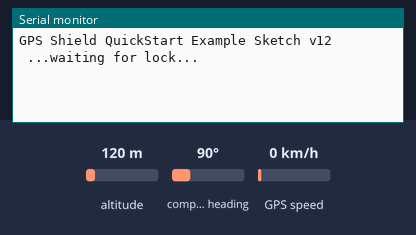
A sketch run on a simulated Arduino Uno, built with avr-gcc and run on an emulated ATmega328P. On the bench: the last lines printed to the serial monitor. Inputs (shaded band) come from the test bench; at power-on: altitude 120 m, compass heading 90°, GPS speed 0 km/h. The GPS gets a fix after 3 s at 37.7749, -122.4194 with 8 satellites.

Above: at 1.2 s.
1.3 s: altitude set to 20 m
At 3.9 s:
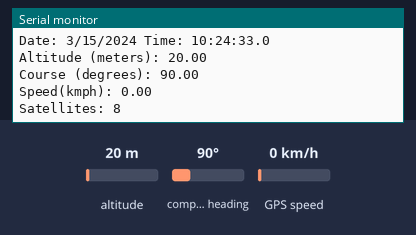
4.5 s: compass heading set to 7°
At 5.8 s:
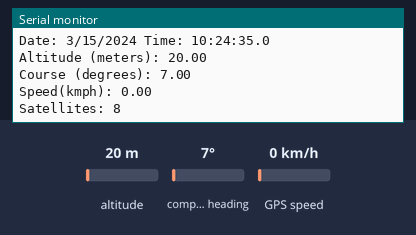
6.0 s: GPS speed set to 2 km/h
At 6.7 s:
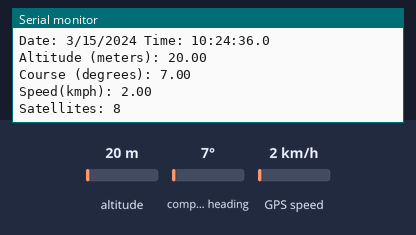
10.1 s: compass heading set to 180°
At 11.9 s:
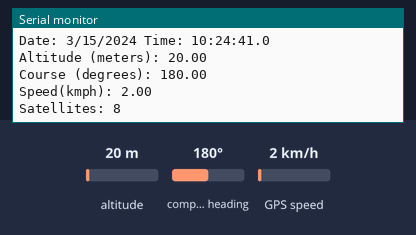
14.2 s: altitude set to 250 m
Timing chart, 0 to 17.2 s (numbered marks = the images above; inputs shaded):
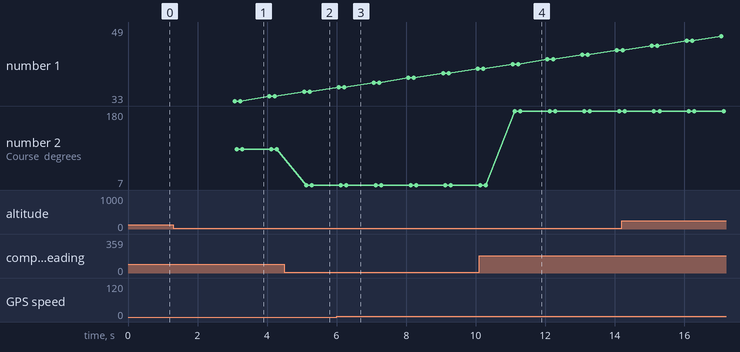

The sketch:

gps.ino
```cpp
#include <SoftwareSerial.h>
#include <TinyGPS.h>

TinyGPS gps;
SoftwareSerial serialgps(2,3);
int year;
byte month, day, hour, minute, second, hundredths;
unsigned long chars;
unsigned short sentences, failed_checksum;

void setup()
{

Serial.begin(9600);
serialgps.begin(9600);
Serial.println("");
Serial.println("GPS Shield QuickStart Example Sketch v12");
Serial.println(" ...waiting for lock... ");
Serial.println("");
}

void loop()
{
while(serialgps.available())
{
int c = serialgps.read();
if(gps.encode(c))
{
float latitude, longitude;
gps.f_get_position(&latitude, &longitude);
Serial.print("Lat/Long: ");
Serial.print(latitude,5);
Serial.print(", ");
Serial.println(longitude,5);
gps.crack_datetime(&year,&month,&day,&hour,&minute,&second,&hundredths);
Serial.print("Date: "); Serial.print(month, DEC); Serial.print("/");
Serial.print(day, DEC); Serial.print("/"); Serial.print(year);
Serial.print(" Time: "); Serial.print(hour, DEC); Serial.print(":");
Serial.print(minute, DEC); Serial.print(":"); Serial.print(second, DEC);
Serial.print("."); Serial.println(hundredths, DEC);
Serial.print("Altitude (meters): "); Serial.println(gps.f_altitude());
Serial.print("Course (degrees): "); Serial.println(gps.f_course());
Serial.print("Speed(kmph): "); Serial.println(gps.f_speed_kmph());
Serial.print("Satellites: "); Serial.println(gps.satellites());
Serial.println();
gps.stats(&chars, &sentences, &failed_checksum);
}
}
}
```

Measured:
- after the input at 1.3 s, the serial monitor: prints a new line after 1.8 s (image 1)
- after the input at 4.5 s, the serial monitor: prints a new line after 0.63 s (image 2)
- after the input at 6.0 s, the serial monitor: prints a new line after 0.15 s (image 3)
- after the input at 10.1 s, the serial monitor: prints a new line after 1.0 s (image 4)
- plotted number 2: 90 → 7 after the input at 4.5 s, 7 → 180 after the input at 10.1 s
